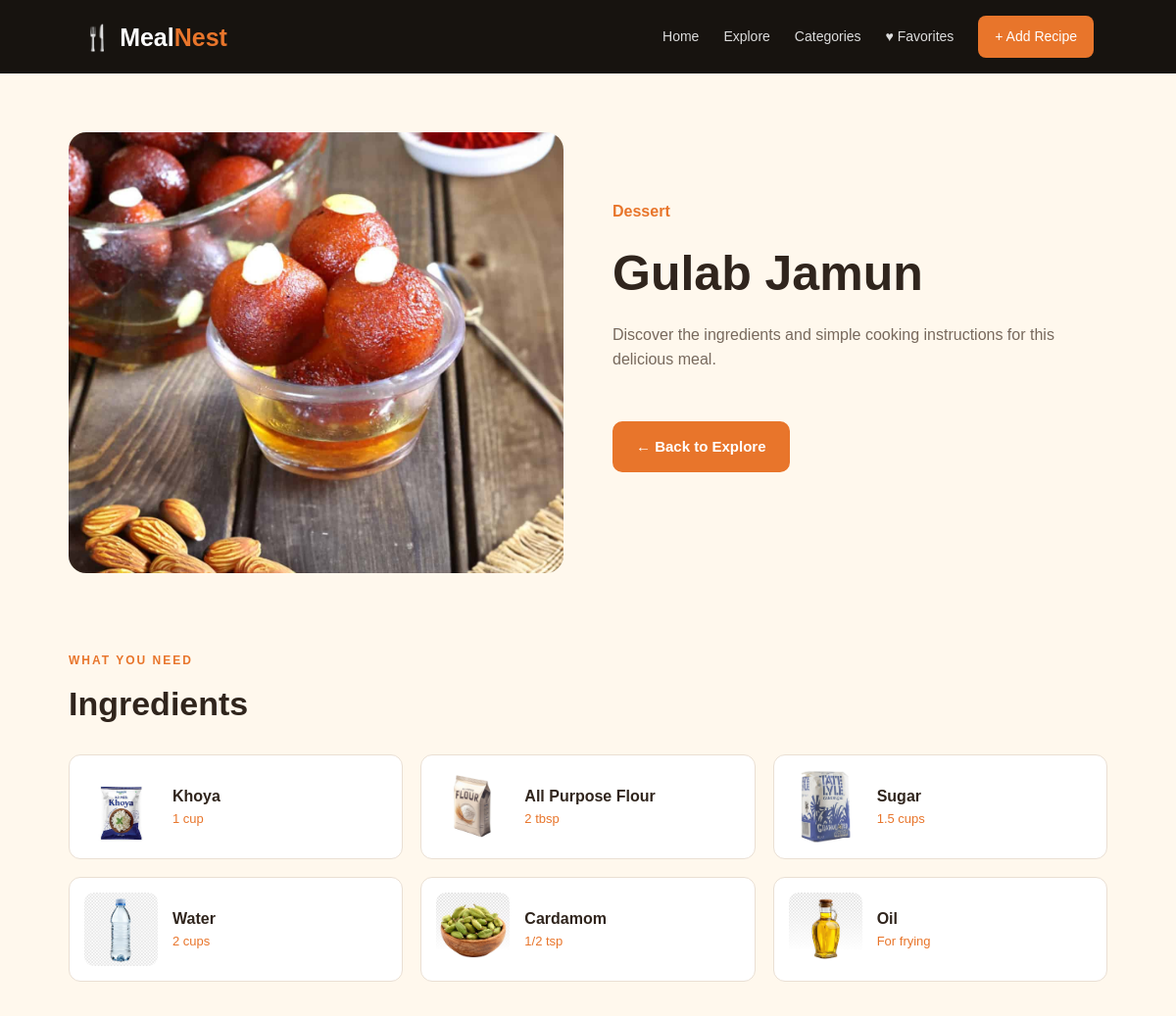
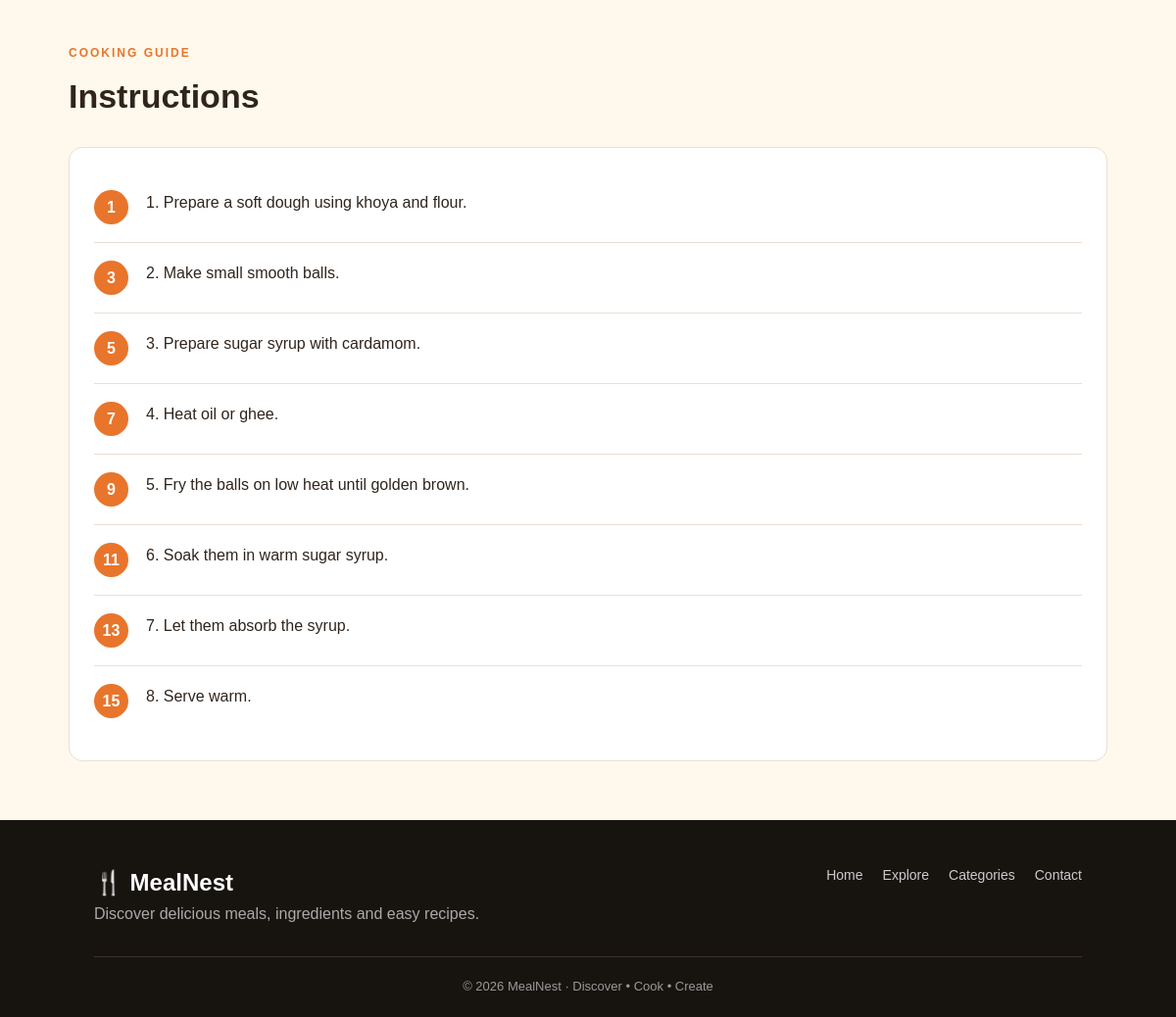
Page /recipe/15 on the committed database (2 pictures, top to bottom).
### tables this page shows
CREATE TABLE meals (
            id INTEGER PRIMARY KEY AUTOINCREMENT,
            name TEXT NOT NULL,
            category TEXT NOT NULL,
            image TEXT NOT NULL,
            instructions TEXT NOT NULL
        );

CREATE TABLE ingredients (
            id INTEGER PRIMARY KEY AUTOINCREMENT,
            meal_id INTEGER NOT NULL,
            name TEXT NOT NULL,
            quantity TEXT,
            image TEXT NOT NULL,
            FOREIGN KEY (meal_id) REFERENCES meals(id)
        );

### app.py (the view, shortened to what this page needs)
@app.route("/recipe/<int:meal_id>")
def recipe(meal_id):
    conn = get_db()
    meal = conn.execute("""
        SELECT *
        FROM meals
        WHERE id = ?
    """, (meal_id,)).fetchone()
    ingredients = conn.execute("""
        SELECT *
        FROM ingredients
        WHERE meal_id = ?
        ORDER BY id
    """, (meal_id,)).fetchall()
    conn.close()
    return render_template(
        "recipe.html",
        meal=meal,
        ingredients=ingredients
    )

### database.py (called while the page is built)
def get_db():
    conn = sqlite3.connect(DATABASE)
    conn.row_factory = sqlite3.Row
    return conn

### templates/recipe.html (shortened to what this page needs)
{% extends "base.html" %}
{% block content %}
<section class="recipe-page">
    <div class="recipe-header">
        <div class="recipe-main-image">
            <img
                src="{{ url_for(
                    'static',
                    filename=meal.image
                ) }}"
                alt="{{ meal.name }}">
        </div>
        <div class="recipe-intro">
            <span class="recipe-category">
                {{ meal.category }}
            </span>
            <h1>
                {{ meal.name }}
            </h1>
            <p>
                Discover the ingredients and
                simple cooking instructions
                for this delicious meal.
            </p>
            <a href="{{ url_for('explore') }}" class="back-explore-btn">
                ← Back to Explore
            </a>
        </div>
    </div>
    <section class="recipe-section">
        <div class="recipe-section-title">
            <span>
                WHAT YOU NEED
            </span>
            <h2>
                Ingredients
            </h2>
        </div>
        <div class="ingredients-grid">
            {% for ingredient in ingredients %}
            <div class="ingredient-card">
                {% if ingredient.image %}
                <img
                    src="{{ url_for(
                        'static',
                        filename=ingredient.image
                    ) }}"
                    alt="{{ ingredient.name }}">
                {% else %}
                <div class="ingredient-placeholder">
                    🥕
                </div>
                {% endif %}
                <div>
                    <h3>
                        {{ ingredient.name }}
                    </h3>
                    <p>
                        {{ ingredient.quantity }}
                    </p>
                </div>
            </div>
            {% else %}
            <p>
                No ingredients available.
            </p>
            {% endfor %}
        </div>
    </section>
    <section class="recipe-section instructions">
        <div class="recipe-section-title">
            <span>
                COOKING GUIDE
            </span>
            <h2>
                Instructions
            </h2>
        </div>
        <div class="instructions-box">
            {% if meal.instructions %}
                {% for step in meal.instructions.split('\n') %}
                    {% if step.strip() %}
                    <div class="instruction-step">
                        <span class="step-number">
                            {{ loop.index }}
                        </span>
                        <p>
                            {{ step }}
                        </p>
                    </div>
                    {% endif %}
                {% endfor %}
            {% else %}
                <p>
                    No cooking instructions available.
                </p>
            {% endif %}
        </div>
    </section>
</section>
{% endblock %}

### static/css/style.css (style rules this page uses)
* { margin: 0; padding: 0; box-sizing: border-box; }
:root { --dark: #17130f; --dark-card: #241d17; --cream: #fff8ed; --orange: #e8752b; --gold: #f3a84b; --text: #30251d; --light-text: #77695d; --white: #ffffff; --border: #eadfd3; }
body { font-family: Arial, Helvetica, sans-serif; background: var(--cream); color: var(--text); line-height: 1.6; }
a { text-decoration: none; color: inherit; }
img { max-width: 100%; display: block; }
.section-title span, .page-header span, .recipe-section-title span, .form-heading span, .contact-info > span { color: var(--orange); font-size: 12px; font-weight: bold; letter-spacing: 2px; }
.recipe-page { max-width: 1100px; margin: 60px auto; padding: 0 20px; }
.recipe-header { display: grid; grid-template-columns: 1fr 1fr; gap: 50px; align-items: center; }
.recipe-main-image { height: 450px; border-radius: 18px; overflow: hidden; }
.recipe-main-image img { width: 100%; height: 100%; object-fit: cover; }
.recipe-category { color: var(--orange); font-weight: bold; }
.recipe-intro h1 { font-size: 50px; margin: 10px 0; }
.recipe-intro p { color: var(--light-text); margin-bottom: 25px; }
.recipe-section { margin-top: 75px; }
.recipe-section-title h2 { font-size: 34px; margin-top: 5px; }
.ingredients-grid { margin-top: 25px; display: grid; grid-template-columns: repeat(3, 1fr); gap: 18px; }
.ingredient-card { background: white; border: 1px solid var(--border); border-radius: 12px; padding: 15px; display: flex; align-items: center; gap: 15px; }
.ingredient-card img, .ingredient-placeholder { width: 75px; height: 75px; flex-shrink: 0; border-radius: 10px; object-fit: cover; }
.ingredient-card h3 { font-size: 16px; }
.ingredient-card p { color: var(--orange); font-size: 13px; }
.instructions-box { margin-top: 25px; background: white; border-radius: 14px; padding: 25px; border: 1px solid var(--border); }
.instruction-step { display: flex; gap: 18px; padding: 18px 0; border-bottom: 1px solid var(--border); }
.instruction-step:last-child { border-bottom: 0; }
.step-number { width: 35px; height: 35px; flex-shrink: 0; background: var(--orange); color: white; border-radius: 50%; display: flex; align-items: center; justify-content: center; font-weight: bold; }
.back-explore-btn { display: inline-block; margin: 25px 0 35px; padding: 12px 22px; background: #e8752b; color: #ffffff !important; text-decoration: none; border-radius: 10px; font-size: 15px; font-weight: 700; border: 2px solid #e8752b; transition: all 0.3s ease; }

### rows in the picture
meals: image (picture), category "Dessert", name "Gulab Jamun"
ingredients: image (picture), name "Khoya", quantity "1 cup"
ingredients: image (picture), name "All Purpose Flour", quantity "2 tbsp"
ingredients: image (picture), name "Sugar", quantity "1.5 cups"
ingredients: image (picture), name "Water", quantity "2 cups"
ingredients: image (picture), name "Cardamom", quantity "1/2 tsp"
ingredients: image (picture), name "Oil", quantity "For frying"

### other values in the picture
{{ step }} "1. Prepare a soft dough using khoya and flour." "2. Make small smooth balls." "3. Prepare sugar syrup with cardamom." "4. Heat oil or ghee." "5. Fry the balls on low heat until golden brown." "6. Soak them in warm sugar syrup." "7. Let them absorb the syrup." "8. Serve warm."
